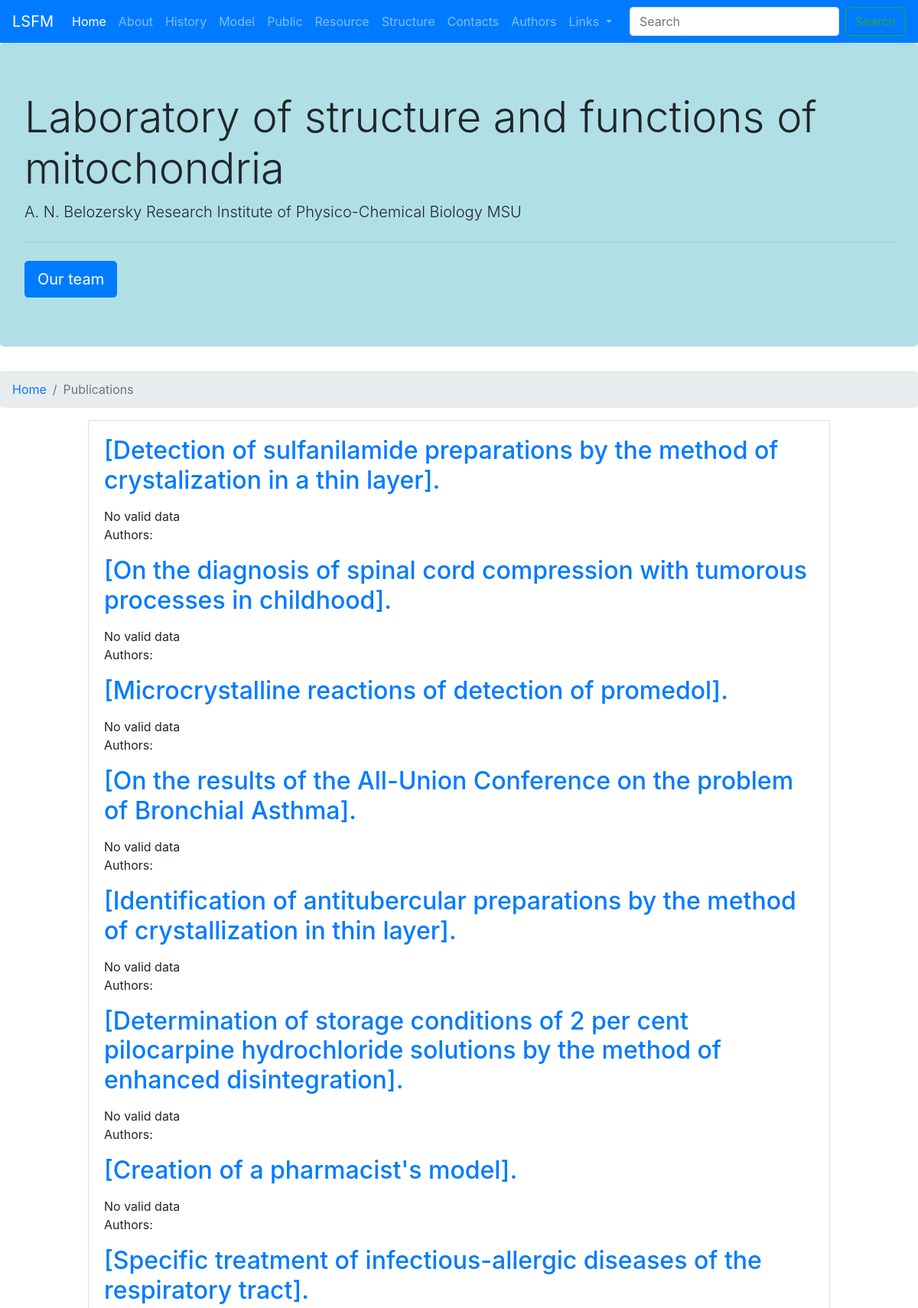
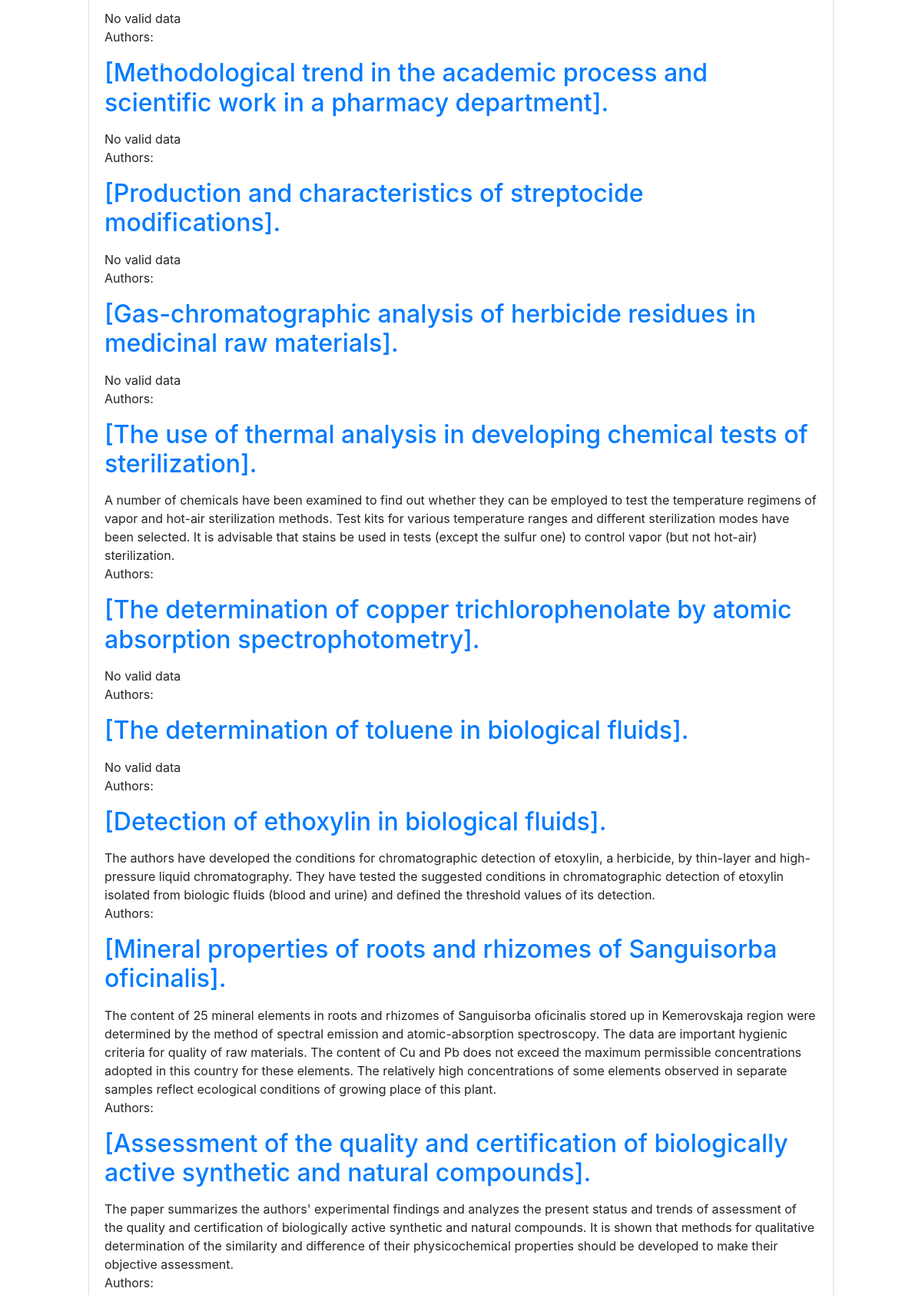
Screenshot of /public/ (upper part) with the database file from the repository (2 pictures, top to bottom).
### posts/models.py (models this page shows, shortened)
class Article(models.Model):
    name = models.CharField("Название", max_length=512)
    date = models.DateField("Дата написания", null=True, blank=True)
    authors = models.ManyToManyField(Author, verbose_name='Авторы', related_name='article_authors', blank=True)
    url = models.CharField(max_length=160, unique=True, blank=True)
    journal = models.CharField("Журнал", max_length=512)
    abstract = models.TextField("Абстракт", blank=True)
    istina_article_id = models.CharField(max_length=160, unique=True)
    class Meta:
        verbose_name = "Статья"
        verbose_name_plural = "Статьи"
        ordering = ["date"]

### posts/views.py (the view)
# urls.py: path('public/', views.ArticlePageView.as_view(), name = 'public'),
class ArticlePageView(ListView):
    model = Article
    context_object_name = 'public_list'
    template_name = 'public.html'

### templates/public.html (shortened to what this page needs)
{% extends 'base.html' %}
{% block breadcrumb %}
<li class="breadcrumb-item"><a href="{% url 'home' %}">Home</a></li>
<li class="breadcrumb-item active" aria-current="page">Publications</li>
{% endblock breadcrumb %}
{% block content %}
    {% for article in public_list %}
        <h2><p><a href="{% url 'article_detail' article.pk %}">{{article.name}}</a></p></h2>
        {{article.abstract}}
        <p>Authors:</p>
        <div id="carouselExampleCaptions" class="carousel slide" data-ride="carousel">
            <a class="carousel-control-prev" href="#carouselExampleCaptions" role="button" data-slide="prev">
              <span class="carousel-control-prev-icon" aria-hidden="true"></span>
            </a>
            <a class="carousel-control-next" href="#carouselExampleCaptions" role="button" data-slide="next">
              <span class="carousel-control-next-icon" aria-hidden="true"></span>
            </a>
          </div>
    {% endfor %}
{% endblock content %}

### rows the page displays
Article: name "[Detection of sulfanilamide preparations by the method of crystalization in a thin layer].", abstract "No valid data"
Article: name "[On the diagnosis of spinal cord compression with tumorous processes in childhood].", abstract "No valid data"
Article: name "[Microcrystalline reactions of detection of promedol].", abstract "No valid data"
Article: name "[On the results of the All-Union Conference on the problem of Bronchial Asthma].", abstract "No valid data"
Article: name "[Identification of antitubercular preparations by the method of crystallization in thin layer].", abstract "No valid data"
Article: name "[Determination of storage conditions of 2 per cent pilocarpine hydrochloride solutions by the method of enhanced disintegration].", abstract "No valid data"
Article: name "[Creation of a pharmacist's model].", abstract "No valid data"
Article: name "[Specific treatment of infectious-allergic diseases of the respiratory tract].", abstract "No valid data"
Article: name "[Methodological trend in the academic process and scientific work in a pharmacy department].", abstract "No valid data"
Article: name "[Production and characteristics of streptocide modifications].", abstract "No valid data"
Article: name "[Gas-chromatographic analysis of herbicide residues in medicinal raw materials].", abstract "No valid data"
Article: name "[The use of thermal analysis in developing chemical tests of sterilization].", abstract "A number of chemicals have been examined to find out whether they can be employed to test the temperature regimens of vapor and hot-air sterilization methods. Test kits for various temperature ranges and different sterilization modes have been selected. It is advisable that stains be used in tests (except the sulfur one) to control vapor (but not hot-air) sterilization."
Article: name "[The determination of copper trichlorophenolate by atomic absorption spectrophotometry].", abstract "No valid data"
Article: name "[The determination of toluene in biological fluids].", abstract "No valid data"
Article: name "[Detection of ethoxylin in biological fluids].", abstract "The authors have developed the conditions for chromatographic detection of etoxylin, a herbicide, by thin-layer and high-pressure liquid chromatography. They have tested the suggested conditions in chromatographic detection of etoxylin isolated from biologic fluids (blood and urine) and defined the threshold values of its detection."
Article: name "[Mineral properties of roots and rhizomes of Sanguisorba oficinalis].", abstract "The content of 25 mineral elements in roots and rhizomes of Sanguisorba oficinalis stored up in Kemerovskaja region were determined by the method of spectral emission and atomic-absorption spectroscopy. The data are important hygienic criteria for quality of raw materials. The content of Cu and Pb does not exceed the maximum permissible concentrations adopted in this country for these elements. The relatively high concentrations of some elements observed in separate samples reflect ecological conditions of growing place of this plant."
Article: name "[Assessment of the quality and certification of biologically active synthetic and natural compounds].", abstract "The paper summarizes the authors' experimental findings and analyzes the present status and trends of assessment of the quality and certification of biologically active synthetic and natural compounds. It is shown that methods for qualitative determination of the similarity and difference of their physicochemical properties should be developed to make their objective assessment."
